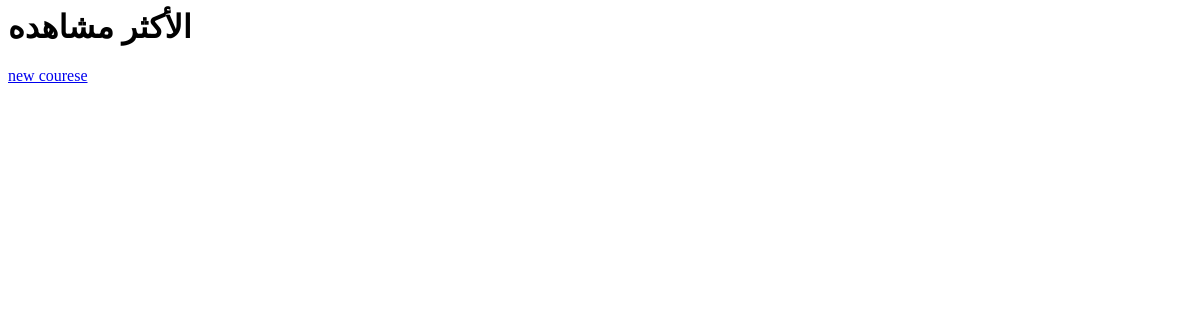
/blog/, run on an earlier commit of the app's database.
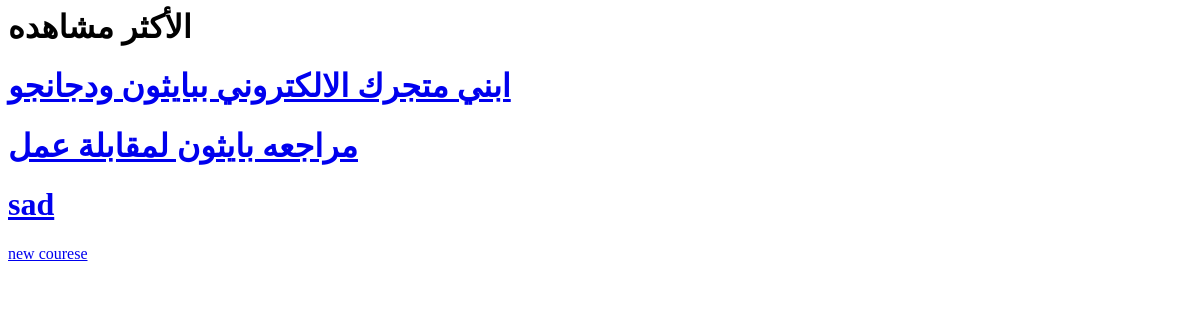
And on a later commit of the database.
### coureses/models.py (models this page shows)
class coures(models.Model):
    title = models.CharField(max_length=50)
    contant = models.TextField(max_length=1000)
    image = models.ImageField(upload_to= 'coureses/')
    price = models.CharField(max_length=50)
    def __str__(self) -> str:
        return self.title

### coureses/views.py (the view)
# urls.py: path('blog/', all_courese , name='all'),
def all_courese(request):
    courese = coures.objects.all()
    return render(request , 'all_courese.html', {'all':courese})

### coureses/templates/all_courese.html
<h1> الأكثر مشاهده </h1>
{% for cou in all %}
    <h1><a href="{% url 'single_c' cou.id %}">{{cou}}</a></h1>
{% endfor %}
<a href="{% url 'new' %}">new courese</a>

What changed in the data, as far as the page shows it:
added coures: title "ابني متجرك الالكتروني ببايثون ودجانجو"
added coures: title "مراجعه بايثون لمقابلة عمل"
added coures: title "sad"
